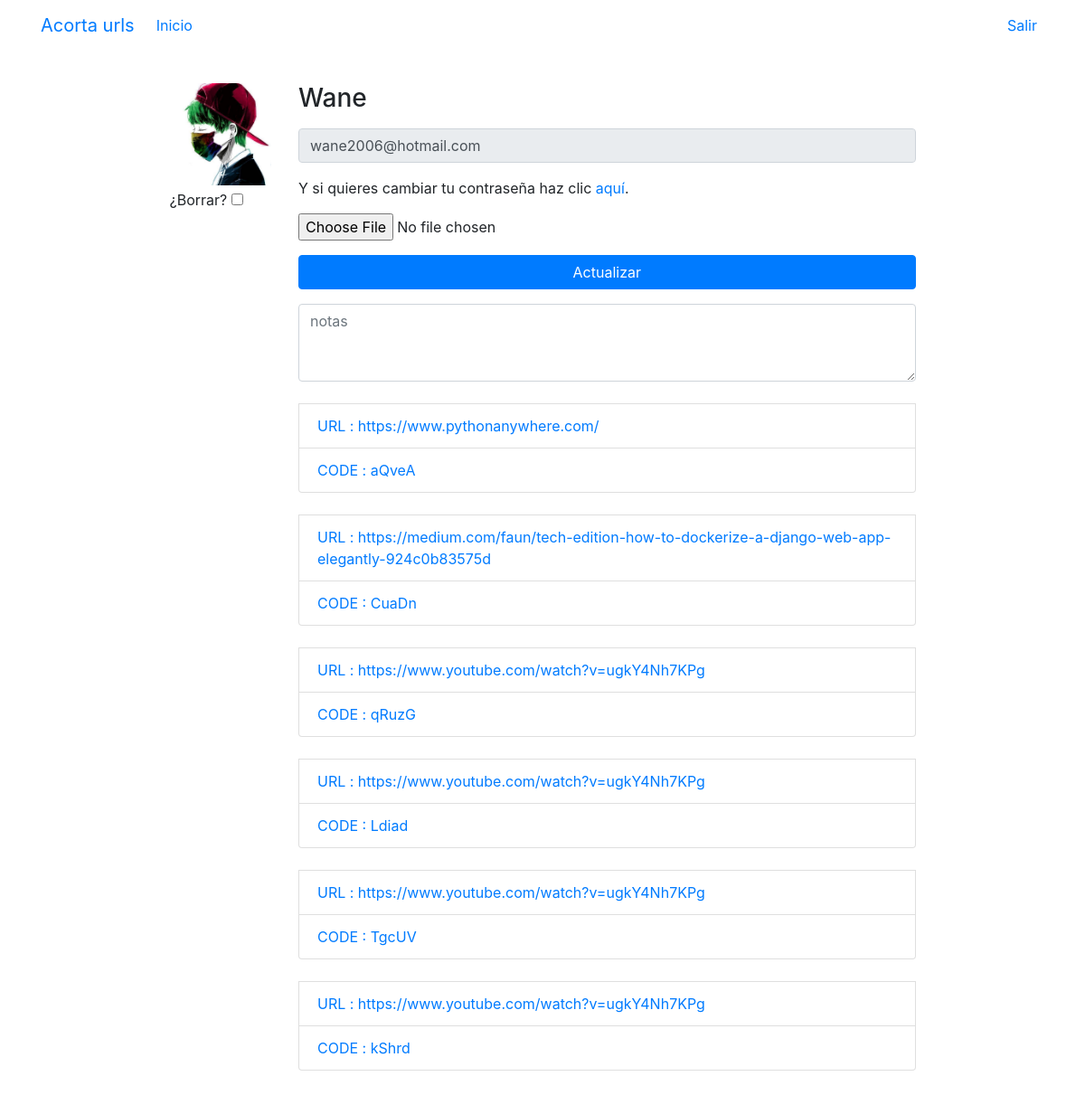
/accounts/profile/ (signed in), run on the app's committed database.
### registration/models.py (models this page shows)
class Profile(models.Model):
    user = models.OneToOneField(User, on_delete=models.CASCADE)
    avatar = models.ImageField(upload_to=custom_upload_to, null=True, blank=True)
    notes = models.TextField(null=True, blank=True)
    link = models.URLField(max_length=200, null=True, blank=True)

### core/models.py (models this page shows, shortened)
class Link(models.Model):
    code = models.TextField(max_length=20, unique=True, verbose_name="codigo")
    url = models.URLField(null=False, blank=False)
    usuario = models.ForeignKey(User, verbose_name="Usuario", on_delete=models.CASCADE, null=True, blank=True)
    create = models.DateField(auto_now_add=True, verbose_name="Fecha de creacion")
    class Meta:
        verbose_name = "link"
        verbose_name_plural = "links"
        ordering = ["-create"]

### registration/views.py (the view)
# urls.py: path('profile/', ProfileUpdate.as_view(), name="profile"),
@method_decorator(login_required, name='dispatch')
class ProfileUpdate(UpdateView):
    form_class = ProfileForm
    success_url = reverse_lazy('profile')
    template_name = 'registration/profile_form.html'
    def get_object(self):
        profile, created = Profile.objects.get_or_create(user=self.request.user)
        return profile
    def get_context_data(self, **kwargs):
        context = super(ProfileUpdate, self).get_context_data(**kwargs)
        context['Link'] = Link.objects.filter(usuario=self.request.user)
        return context

### registration/forms.py
class ProfileForm(forms.ModelForm):
    class Meta:
        model = Profile
        fields = ['avatar', 'notes']
        widgets = {
            'avatar': forms.ClearableFileInput(attrs={'class':'form-control-file mt-3'}),
            'notes': forms.Textarea(attrs={'class':'form-control mt-3', 'rows':3, 'placeholder':'notas'}),
        }

### registration/templates/registration/profile_form.html (shortened to what this page needs)
<!DOCTYPE html>
<html lang="es">
  <head>
    {% load static %}
    <link href="{% static 'core/vendor/bootstrap/css/bootstrap.min.css' %}" rel="stylesheet">
    <link href="{% static 'core/vendor/font-awesome/css/font-awesome.min.css' %}" rel="stylesheet" type="text/css">
    <link href="{% static 'core/css/main.css' %}" rel="stylesheet">
  </head>
  <body>
    <nav class="navbar navbar-expand-lg">
      <div class="container">
        <a class="navbar-brand" href="{% url 'home_view' %}">Acorta urls</a>
        <div class="collapse navbar-collapse" id="ned">
          <ul class="navbar-nav mr-auto">
            <li class="nav-item">
              <a class="nav-link" href="{% url 'home_view' %}">Inicio</a>
            </li>
          </ul>
        <ul class="navbar-nav">
          {% if not request.user.is_authenticated %}
          <li class="nav-item">
            <a class="nav-link" href="{% url 'login' %}">Acceder</a>
          </li>
          <li class="nav-item">
            <a class="nav-link" href="{% url 'signup' %}">Registrarse</a>
          </li>
          {% else %}
          <li class="nav-item">
            <a class="nav-link" href="{% url 'logout' %}">Salir</a>
          </li>
          {% endif %}
        </ul>
      </div>
    </div>
  </nav>
  <main role="main">
    <div class="container">
      <div class="row mt-3">
        <div class="col-md-9 mx-auto mb-5">
            <form action="" method="post" enctype="multipart/form-data">{% csrf_token %}
            <div class="row">
                <div class="col-md-2">
                {% if request.user.profile.avatar %}
                    <img src="{{request.user.profile.avatar.url}}" class="img-fluid">
                    <p class="mt-1">¿Borrar? <input type="checkbox" id="avatar-clear" name="avatar-clear" /></p>
                {% else %}
                    <img src="{% static 'registration/img/no-avatar.jpg' %}" class="img-fluid">
                {% endif %}
                </div>
              <div class="col-md-10">
                <h3>{{request.user |title}}</h3>
                  <input type="email" value="{{request.user.email}}" class="form-control mt-3" readonly>
                <p class="mt-3">
                    Y si quieres cambiar tu contraseña haz clic <a href="{% url 'password_change' %}">aquí</a>.
                </p>
                  <input type="file" name="avatar" class="form-control-file mt-3" id="id_avatar">
                  <input type="submit" class="btn btn-primary btn-block mt-3" value="Actualizar">
                    {{ form.notes }}
                  {% for field in Link %}
                <div class="list-group">
                  <br>
                  <a class="list-group-item" href="{{field.url}}" target="_blank">URL : {{field.url}}</a>
                  <a class="list-group-item" href="{{field.code}}" target="_blank">CODE : {{field.code}}</a>
                </div>
                {% endfor %}
              </div>
            </form>
          </div>
        </div>
      </div>
    </main>
  </body>
</html>

### core/static/core/css/main.css (style rules this page uses)
main { padding-top: 20px; }
:root { --jumbotron-padding-y: 3rem; }

### data on the page
Link: url "https://www.pythonanywhere.com/", code "aQveA"
Link: url "https://medium.com/faun/tech-edition-how-to-dockerize-a-django-web-app-elegantly-924c0b83575d", code "CuaDn"
Link: url "https://www.youtube.com/watch?v=ugkY4Nh7KPg", code "qRuzG"
Link: url "https://www.youtube.com/watch?v=ugkY4Nh7KPg", code "Ldiad"
Link: url "https://www.youtube.com/watch?v=ugkY4Nh7KPg", code "TgcUV"
Link: url "https://www.youtube.com/watch?v=ugkY4Nh7KPg", code "kShrd"

### other printed values
{{ request.user |title }} "Wane"
